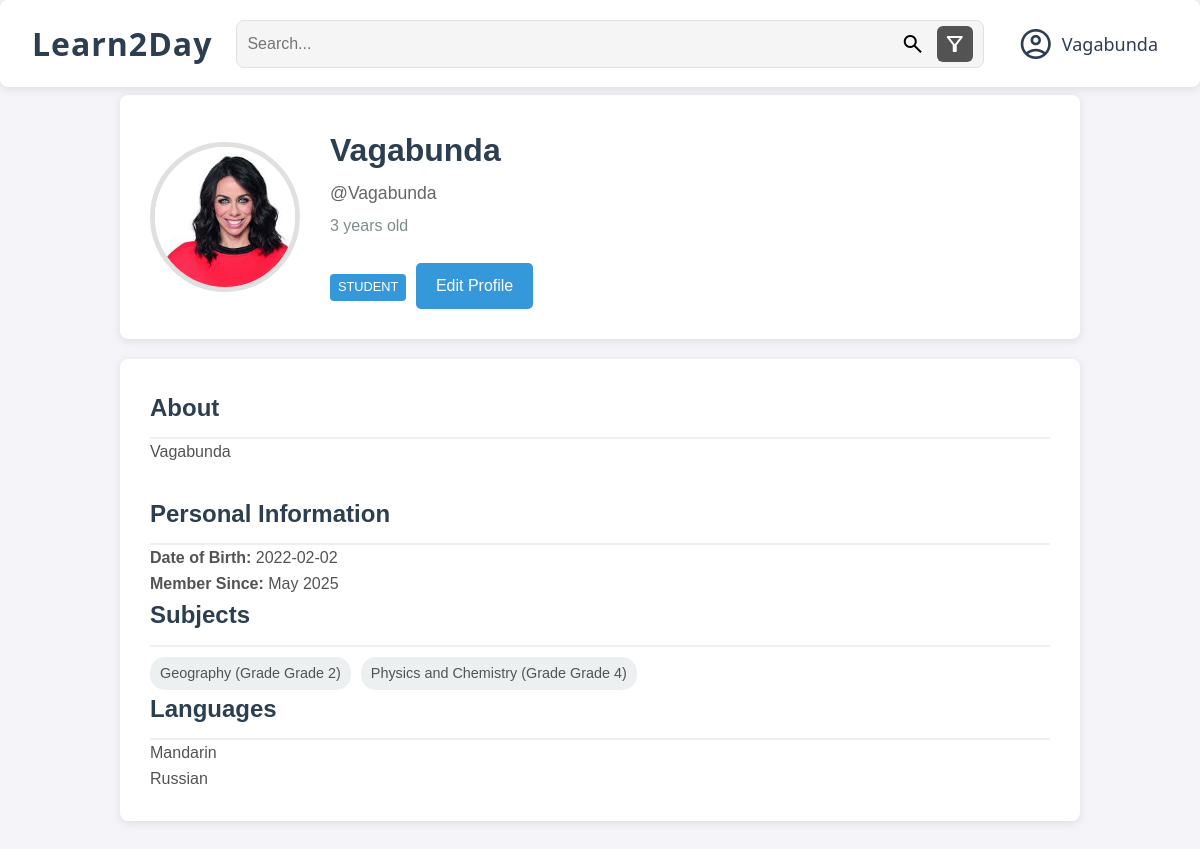
Screenshot of /profile.php (signed in) with the database file from the repository.
### tables this page shows
CREATE TABLE USERS(
    ID_USER INTEGER PRIMARY KEY AUTOINCREMENT UNIQUE,
    USERNAME VARCHAR(255) NOT NULL UNIQUE,
    PASSWORD VARCHAR(255) NOT NULL,
    EMAIL VARCHAR(255) NOT NULL UNIQUE,
    TYPE VARCHAR(255) NOT NULL CHECK (TYPE IN ('STUDENT', 'TUTOR', 'ADMIN'))
);

CREATE TABLE STUDENT(
    ID_STUDENT VARCHAR(255) NOT NULL,
    NAME VARCHAR(255) NOT NULL,
    DATE_OF_BIRTH DATE NOT NULL,
    PROFILE_IMAGE VARCHAR(255) NOT NULL,
    DESCRIPTION TEXT,
    PRIMARY KEY (ID_STUDENT),
    FOREIGN KEY (ID_STUDENT) REFERENCES USERS(USERNAME) ON DELETE CASCADE
);

CREATE TABLE STUDENT_SUBJECT(
    STUDENT VARCHAR(255) REFERENCES STUDENT(ID_STUDENT) ON DELETE CASCADE,
    SUBJECT VARCHAR(255) REFERENCES SUBJECT(DESIGNATION) ON DELETE CASCADE,
    STUDENT_LEVEL VARCHAR(255) REFERENCES STUDENT_LEVEL(DESIGNATION) ON DELETE CASCADE,
    PRIMARY KEY (STUDENT, SUBJECT, STUDENT_LEVEL)
);

### src/includes/session.php (called while the page is built, shortened)
<?php
require_once __DIR__ . '/../database/userclass.php';
class Session {
    private static ?Session $instance = null;
    public static function getInstance(): Session {
        if (self::$instance == null) {
            self::$instance = new Session();
        }
        return self::$instance;
    }
    public function getUser(): ?User {
        return isset($_SESSION["user"]) ? $_SESSION["user"] : null;
    }
}
?>

### src/database/userclass.php (called while the page is built, shortened)
<?php
class User
{
    public function __construct(int $id, string $username, string $email, string $type)
    {
        $this->username = $username;
        $this->type = $type;
    }
    public static function get_user_by_username(string $username): ?User
    {
        $db = Database::getInstance();
        $stmt = $db->prepare('SELECT * FROM USERS WHERE USERNAME = ?');
        $stmt->execute([$username]);
        if ($row = $stmt->fetch()) {
            return new User(
                (int)$row['ID_USER'],
                $row['USERNAME'],
                $row['EMAIL'],
                $row['TYPE']
            );
        }
        return null;
    }
}

### src/database/studentclass.php (called while the page is built, shortened)
<?php
require_once __DIR__ . '/userclass.php';
class Student
{
    public function __construct(
        string $username,
        string $name,
        string $date_of_birth,
        string $profile_image,
        ?string $description
    ) {
        $this->name = $name;
        $this->date_of_birth = $date_of_birth;
        $this->profile_image = $profile_image;
        $this->description = $description;
    }
    public static function getByUsername(string $username): ?Student
    {
        $db = Database::getInstance();
        $stmt = $db->prepare('SELECT * FROM STUDENT WHERE ID_STUDENT = ?');
        $stmt->execute([$username]);
        if ($row = $stmt->fetch()) {
            return new Student(
                $username,
                $row['NAME'],
                $row['DATE_OF_BIRTH'],
                $row['PROFILE_IMAGE'],
                $row['DESCRIPTION'] ?? null
            );
        }
        return null;
    }
}

### src/database/qualificationclass.php (called while the page is built, shortened)
<?php
require_once __DIR__ . '/studentclass.php';
class Qualifications
{
    public static function getStudentNeeds(string $studentUsername): array
    {
        $db = Database::getInstance();
        $stmt = $db->prepare('SELECT SUBJECT, STUDENT_LEVEL as GRADE FROM STUDENT_SUBJECT WHERE STUDENT = ?');
        $stmt->execute([$studentUsername]);
        $subjects = $stmt->fetchAll(PDO::FETCH_ASSOC);
        $stmt = $db->prepare('SELECT LANGUAGE FROM STUDENT_LANGUAGE WHERE STUDENT = ?');
        $stmt->execute([$studentUsername]);
        $languages = $stmt->fetchAll(PDO::FETCH_COLUMN, 0);
        return [
            'subjects' => $subjects,
            'languages' => $languages
        ];
    }
}

### src/profile.php (the view, shortened to what this page needs)
<?php
require_once __DIR__ . '/includes/session.php';
require_once __DIR__ . '/database/studentclass.php';
require_once __DIR__ . '/database/userclass.php';
require_once __DIR__ . '/database/qualificationclass.php';
$session = Session::getInstance();
$profile_username = $_GET['id'] ?? $session->getUser()->username;
$user = User::get_user_by_username($profile_username);
$profile = null;
$profile_type = $user->type;
if ($user->type === 'STUDENT') {
    $profile = Student::getByUsername($profile_username);
} elseif ($user->type === 'TUTOR') {
    $profile = Tutor::getByUsername($profile_username);
} elseif ($user->type === 'ADMIN') {
    $profile = Admin::getByUsername($profile_username);
}
$age = null;
if (!empty($profile->date_of_birth)) {
    $dob = new DateTime($profile->date_of_birth);
    $now = new DateTime();
    $age = $dob->diff($now)->y;
}
$subjects = [];
$languages = [];
if ($user->type === 'TUTOR') {
    $qual = Qualifications::getTutorQualifications($profile_username);
    $subjects = $qual['subjects'] ?? [];
    $languages = $qual['languages'] ?? [];
} elseif ($user->type === 'STUDENT') {
    $qual = Qualifications::getStudentNeeds($profile_username);
    $subjects = $qual['subjects'] ?? [];
    $languages = $qual['languages'] ?? [];
}
?>
<!DOCTYPE html>
<html lang="en">
<head>
    <link rel="stylesheet" href="styles/profile.css">
    <link rel="stylesheet" href="styles/homepage.css">
</head>
<body>
    <header class="header">
        <div class="site-name">
            <a href="/homepage.php" class="main-page">Learn2Day</a>
        </div>
        <div class="search-bar">
            <input type="text" placeholder="Search..." />
            <button class="search-button">
                <span class="material-symbols-outlined">search</span>
            </button>
            <div class="filter-dropdown">
                <button type="button" class="filter-button">
                    <span class="material-symbols-outlined">filter_alt</span>
                </button>
            </div>
        </div>
        <div class="access-profile">
            <?php $current_user = $session->getUser(); ?>
            <button id="profile-button">
                <span class="material-symbols-outlined">account_circle</span>
                <?= htmlspecialchars($current_user->username) ?>
            </button>
        </div>
    </header>
    <div class="container">
        <div class="profile-header">
            <img src="/uploads/profiles/<?= htmlspecialchars($profile->profile_image) ?>"
                alt="Profile Picture"
                class="profile-picture"
                onerror="this.src='/uploads/profiles/default.png'">
            <div class="profile-info">
                <h1><?= htmlspecialchars($profile->name) ?></h1>
                <p class="username">@<?= htmlspecialchars($user->username) ?></p>
                <?php if ($age): ?>
                    <p><?= $age ?> years old</p>
                <?php endif; ?>
                <span class="badge <?= strtolower($profile_type) ?>-badge">
                    <?= htmlspecialchars($profile_type) ?>
                </span>
                <?php if ($session->getUser()->username === $profile_username): ?>
                    <a href="/edit_profile.php" class="edit-profile-btn">Edit Profile</a>
                <?php endif; ?>
            </div>
        </div>
        <div class="profile-details">
            <div class="about-section">
                <h2 class="section-title">About</h2>
                <p><?= !empty($profile->description) ? nl2br(htmlspecialchars($profile->description)) : 'No description provided.' ?></p>
            </div>
            <?php if ($profile_type !== 'ADMIN'): ?>
                <div class="personal-info">
                    <h2 class="section-title">Personal Information</h2>
                    <p><strong>Date of Birth:</strong> <?= htmlspecialchars($profile->date_of_birth) ?></p>
                    <p><strong>Member Since:</strong> <?= date('F Y', strtotime($user->created_at ?? 'now')) ?></p>
                </div>
            <?php endif; ?>
            <?php if (!empty($subjects)): ?>
                <div class="skills-section">
                    <h2 class="section-title">Subjects</h2>
                    <div class="skills-list">
                        <?php foreach ($subjects as $subject): ?>
                            <div class="skill-item">
                                <?= htmlspecialchars($subject['SUBJECT'] ?? $subject['subject'] ?? '') ?>
                                <?php if (isset($subject['GRADE']) || isset($subject['STUDENT_LEVEL'])): ?>
                                    (Grade <?= htmlspecialchars($subject['GRADE'] ?? $subject['STUDENT_LEVEL']) ?>)
                                <?php elseif (isset($subject['LEVEL']) || isset($subject['TUTOR_LEVEL'])): ?>
                                    (<?= htmlspecialchars($subject['LEVEL'] ?? $subject['TUTOR_LEVEL']) ?>)
                                <?php endif; ?>
                            </div>
                        <?php endforeach; ?>
                    </div>
                </div>
            <?php endif; ?>
            <?php if (!empty($languages)): ?>
                <div class="languages-section">
                    <h2 class="section-title">Languages</h2>
                    <div class="languages-list">
                        <?php foreach ($languages as $language): ?>
                            <div class="language-item">
                                <?= htmlspecialchars($language) ?>
                            </div>
                        <?php endforeach; ?>
                    </div>
                </div>
            <?php endif; ?>
        </div>
    </div>
</body>
</html>

### src/styles/profile.css (style rules this page uses)
body { font-family: "Segoe UI", Tahoma, Geneva, Verdana, sans-serif; line-height: 1.6; margin: 0; padding: 0; background-color: #f5f5f5; color: #333; }
.container { max-width: 1000px; margin: 0 auto; padding: 20px; }
.profile-header { display: flex; align-items: center; background-color: white; border-radius: 8px; box-shadow: 0 2px 10px rgba(0, 0, 0, 0.1); padding: 30px; margin-bottom: 20px; }
.profile-picture { width: 150px; height: 150px; border-radius: 50%; object-fit: cover; border: 5px solid #e0e0e0; margin-right: 30px; }
.profile-info h1 { margin: 0; color: #2c3e50; }
.profile-info p { margin: 5px 0; color: #7f8c8d; }
.badge { display: inline-block; background-color: #3498db; color: white; padding: 3px 8px; border-radius: 4px; font-size: 0.8em; margin-right: 5px; }
.profile-details { background-color: white; border-radius: 8px; box-shadow: 0 2px 10px rgba(0, 0, 0, 0.1); padding: 30px; }
.section-title { color: #2c3e50; border-bottom: 2px solid #ecf0f1; padding-bottom: 10px; margin-top: 0; }
.about-section { margin-bottom: 30px; }
.edit-profile-btn { background-color: #3498db; color: white; border: none; padding: 10px 20px; border-radius: 5px; cursor: pointer; font-size: 1em; margin-top: 20px; text-decoration: none; display: inline-block; }
.skills-list, .degrees-list { display: flex; flex-wrap: wrap; gap: 10px; margin-top: 10px; }
.skill-item, .degree-item { background-color: #ecf0f1; padding: 5px 10px; border-radius: 15px; font-size: 0.9em; }
.profile-info .username { color: #666; font-size: 1.1rem; margin: 0.2rem 0; font-weight: normal; }

### src/styles/homepage.css (style rules this page uses)
* { margin: 0; padding: 0; box-sizing: border-box; }
header { background-color: white; box-shadow: 0 2px 10px rgba(0,0,0,0.1); border-radius: 8px; display: flex; align-items: center; padding: 18px 32px; justify-content: space-between; position: fixed; top: 0; left: 0; right: 0; z-index: 1000; gap: 24px; margin: 0 auto; max-width: 1200px; }
header button { cursor: pointer; }
.site-name { flex: 0 0 auto; }
.site-name .main-page { color: #2c3e50; font-family: 'Segoe UI', Tahoma, Geneva, Verdana, sans-serif; font-size: 32px; font-weight: bold; letter-spacing: 1px; text-decoration: none; padding: 0; }
.search-bar { background-color: #f5f5f5; border: 1px solid #e0e0e0; border-radius: 8px; padding: 5px 10px; display: flex; align-items: center; width: 100%; }
.search-bar input { background: none; border: none; outline: none; font-size: 16px; width: 100%; padding: 5px 0; color: #2c3e50; }
.search-button, .filter-button, .profile-button { background: none; border: none; display: flex; align-items: center; justify-content: center; padding: 4px; border-radius: 6px; transition: background 0.2s; }
.filter-button { background: #535353; border: none; border-radius: 6px; }
.filter-button .material-symbols-outlined { color: white; }
#profile-button { background: none; border: none; cursor: pointer; display: flex; align-items: center; justify-content: center; padding: 4px 10px; border-radius: 20px; font-size: 18px; color: #2c3e50; font-family: 'Segoe UI', Tahoma, Geneva, Verdana, sans-serif; font-weight: 500; gap: 8px; transition: background 0.2s; }
#profile-button .material-symbols-outlined { font-size: 36px; color: #2c3e50; }
.material-symbols-outlined { font-size: 28px; color: #000000; }
body { font-family: Arial, sans-serif; line-height: 1.6; color: #535353; background-color: #f4f4f9; padding: 25px; padding-top: 75px; }
h1 { font-size: 2rem; color: #03254e; margin-bottom: 20px; }
.filter-button { background: #535353; border: none; border-radius: 6px; padding: 6px; cursor: pointer; transition: background-color 0.2s ease; }
.filter-button .material-symbols-outlined { color: white; font-size: 24px; }
.filter-dropdown { position: relative; display: inline-block; margin-left: 8px; }

### rows the page displays
users: USERNAME "Vagabunda", TYPE "STUDENT"
student: PROFILE_IMAGE (picture), DESCRIPTION "Vagabunda", DATE_OF_BIRTH "3", DATE_OF_BIRTH "2022-02-02"
student_subject: SUBJECT "Geography", STUDENT_LEVEL "Grade 2"
student_subject: SUBJECT "Physics and Chemistry", STUDENT_LEVEL "Grade 4"

### other values shown
date('F Y', strtotime($user->created_at ?? 'now')) "May 2025"
$language "Mandarin"
$language "Russian"
